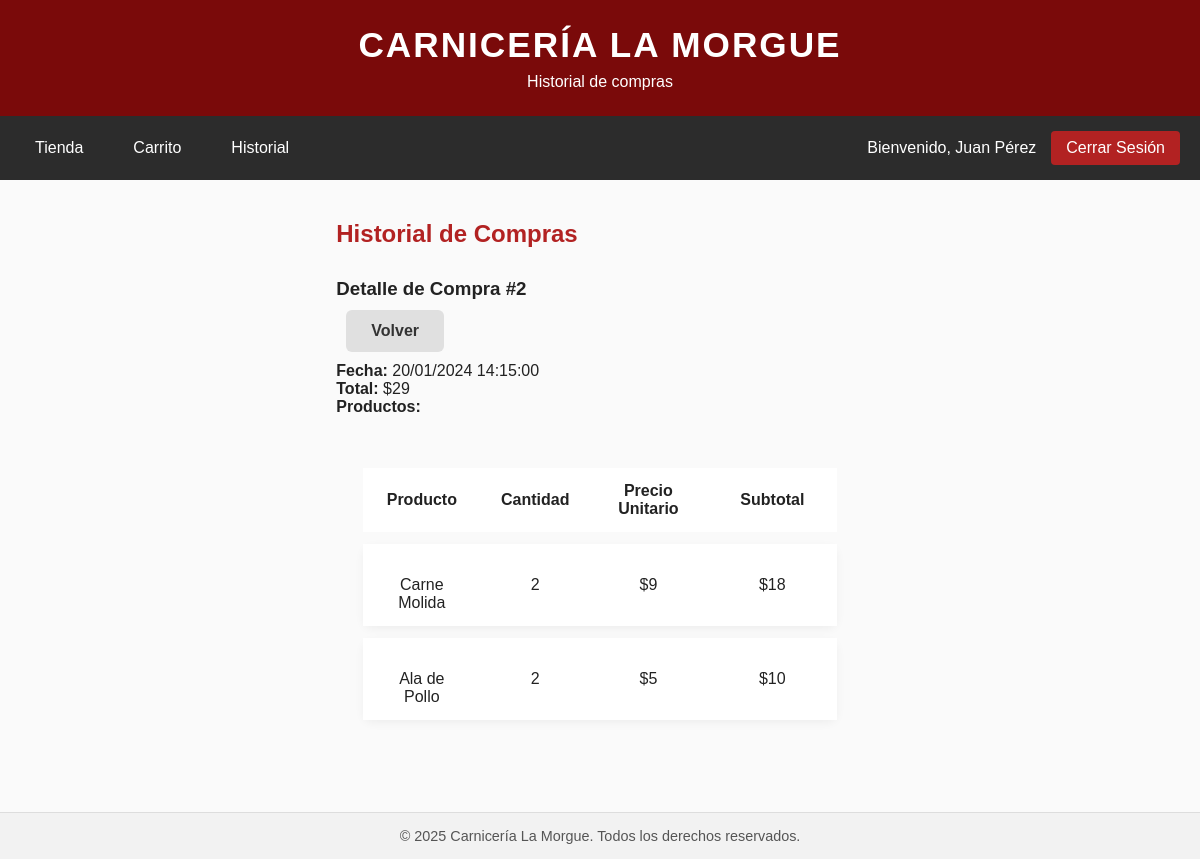
The page /user/historial.php?ver=2 (signed in) on the database its author committed.
### tables this page shows
CREATE TABLE
    compras (
        id INT AUTO_INCREMENT PRIMARY KEY,
        usuario_id INT NOT NULL,
        fecha DATETIME DEFAULT CURRENT_TIMESTAMP,
        total DECIMAL(10, 2) NOT NULL,
        FOREIGN KEY (usuario_id) REFERENCES usuarios (id)
    );

CREATE TABLE
    detalle_compra (
        id INT AUTO_INCREMENT PRIMARY KEY,
        compra_id INT NOT NULL,
        producto_id INT NOT NULL,
        cantidad INT NOT NULL,
        precio DECIMAL(10, 2) NOT NULL,
        FOREIGN KEY (compra_id) REFERENCES compras (id),
        FOREIGN KEY (producto_id) REFERENCES productos (id)
    );

CREATE TABLE
    productos (
        id INT AUTO_INCREMENT PRIMARY KEY,
        nombre VARCHAR(100) NOT NULL,
        descripcion TEXT,
        precio DECIMAL(10, 2) NOT NULL,
        categoria VARCHAR(50),
        stock INT NOT NULL CHECK (stock >= 0),
        imagen VARCHAR(255)
    );

### includes/funciones.php (called while the page is built, shortened)
<?php
function formatearPrecio($precio)
{
    return "$" . number_format($precio, 0, ',', '.');
}

### user/historial.php (the view, shortened to what this page needs)
<?php
require_once "../includes/funciones.php";
$compra_id = isset($_GET['ver']) && is_numeric($_GET['ver']) ? intval($_GET['ver']) : null;
$detalle_compra = null;
if ($compra_id) {
    $usuario_id = $_SESSION['user_id'];
    $stmt = $conn->prepare("SELECT * FROM compras WHERE id = ? AND usuario_id = ?");
    $stmt->bind_param("ii", $compra_id, $usuario_id);
    $stmt->execute();
    $result = $stmt->get_result();
    $detalle_compra = $result->fetch_assoc();
    if ($detalle_compra) {
        $stmt = $conn->prepare("
            SELECT dc.*, p.nombre as producto_nombre, p.imagen
            FROM detalle_compra dc
            JOIN productos p ON dc.producto_id = p.id
            WHERE dc.compra_id = ?
        ");
        $stmt->bind_param("i", $compra_id);
        $stmt->execute();
        $result = $stmt->get_result();
        $productos = [];
        while ($row = $result->fetch_assoc()) {
            $productos[] = $row;
        }
    }
}
include "../includes/header.php";
include "../includes/navbar_user.php";
?>
<link rel="stylesheet" href="../assets/css/historial.css">
<main class="user-main">
    <div class="container">
        <h2>Historial de Compras</h2>
        <?php if ($detalle_compra): ?>
            <div class="section">
                <div class="page-header">
                    <h3>Detalle de Compra #<?php echo $detalle_compra['id']; ?></h3>
                    <a href="historial.php" class="btn btn-secondary">Volver</a>
                </div>
                <div class="compra-info">
                    <p><strong>Fecha:</strong> <?php echo date('d/m/Y H:i:s', strtotime($detalle_compra['fecha'])); ?></p>
                    <p><strong>Total:</strong> <?php echo formatearPrecio($detalle_compra['total']); ?></p>
                </div>
                <h4>Productos:</h4>
                <table class="data-table">
                    <thead>
                        <tr>
                            <th>Producto</th>
                            <th>Cantidad</th>
                            <th>Precio Unitario</th>
                            <th>Subtotal</th>
                        </tr>
                    </thead>
                    <tbody>
                        <?php foreach ($productos as $producto): ?>
                            <tr>
                                <td>
                                    <?php if ($producto['imagen']): ?>
                                        <img src="../uploads/productos/<?php echo htmlspecialchars($producto['imagen']); ?>"
                                            alt="<?php echo htmlspecialchars($producto['producto_nombre']); ?>"
                                            class="product-thumb">
                                    <?php endif; ?> <br>
                                    <?php echo htmlspecialchars($producto['producto_nombre']); ?>
                                </td>
                                <td><?php echo $producto['cantidad']; ?></td>
                                <td><?php echo formatearPrecio($producto['precio']); ?></td>
                                <td><?php echo formatearPrecio($producto['precio'] * $producto['cantidad']); ?></td>
                            </tr>
                        <?php endforeach; ?>
                    </tbody>
                </table>
            </div>
        <?php endif; ?>
    </div>
</main>
<?php include "../includes/footer.php"; ?>

### assets/css/estilos.css (style rules this page uses)
* { margin: 0; padding: 0; box-sizing: border-box; }
body { font-family: Arial, Helvetica, sans-serif; background-color: #fafafa; color: #222; }
main { display: flex; justify-content: center; align-items: center; padding: 40px 20px; min-height: 70vh; }
.btn { display: inline-block; padding: 12px 25px; margin: 10px; text-decoration: none; font-weight: bold; border-radius: 6px; transition: 0.3s ease; }
.user-main { padding: 40px 20px; min-height: 70vh; }
.user-main .container { max-width: 1200px; margin: 0 auto; }
.user-main h2 { margin-bottom: 30px; color: #b22222; }
.btn-secondary { background-color: #e0e0e0; color: #333; border: none; padding: 12px 25px; border-radius: 6px; text-decoration: none; display: inline-block; cursor: pointer; transition: background-color 0.3s; }

### assets/css/historial.css (style rules this page uses)
.data-table { width: 90%; margin: 40px auto; border-collapse: separate; border-spacing: 0 12px; }
.data-table thead th { padding: 14px 20px; text-align: center; font-weight: bold; background: #ffffff; }
.data-table tbody tr { background: #ffffff; border-radius: 10px; overflow: hidden; box-shadow: 0 3px 10px rgba(0, 0, 0, 0.05); }
.data-table tbody td { padding: 14px 20px; text-align: center; vertical-align: middle; }
.data-table td:last-child { width: 130px; }
.data-table thead { border-bottom: 2px solid #ccc; }

### rows shown on the page
compras: id "2", fecha "20/01/2024 14:15:00", total "$29"
detalle_compra: producto.nombre "Carne Molida", cantidad "2", precio "$9", formatearPrecio($producto['precio'] * $producto['cantidad']) "$18"
detalle_compra: producto.nombre "Ala de Pollo", cantidad "2", precio "$5", formatearPrecio($producto['precio'] * $producto['cantidad']) "$10"

### other values the page prints
$subtitulo "Historial de compras"
$_SESSION['nombre'] "Juan Pérez"
